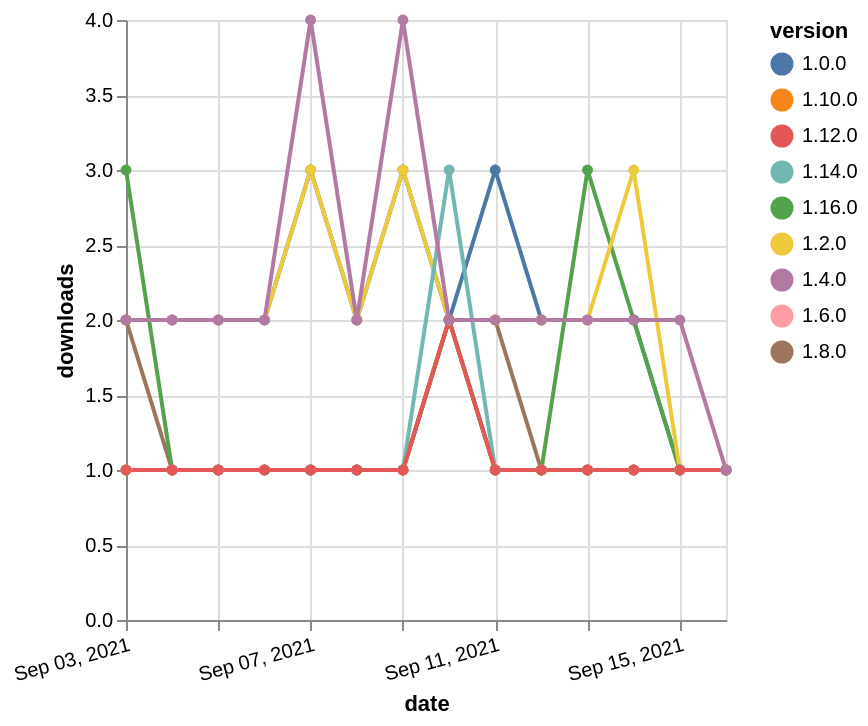

Write a Vega-Lite specification for this figure.
### Vega-Lite specification from a JSON file in a GitHub repository (floating-point values rounded to 4 significant figures)
{"$schema": "https://vega.github.io/schema/vega-lite/v5.json", "description": "A simple bar chart with embedded data.", "data": {"values": [{"date": "2021-09-03", "total": 253, "delta": 1, "version": "1.6.0"}, {"date": "2021-09-04", "total": 254, "delta": 1, "version": "1.6.0"}, {"date": "2021-09-05", "total": 255, "delta": 1, "version": "1.6.0"}, {"date": "2021-09-06", "total": 256, "delta": 1, "version": "1.6.0"}, {"date": "2021-09-07", "total": 257, "delta": 1, "version": "1.6.0"}, {"date": "2021-09-08", "total": 258, "delta": 1, "version": "1.6.0"}, {"date": "2021-09-09", "total": 259, "delta": 1, "version": "1.6.0"}, {"date": "2021-09-10", "total": 261, "delta": 2, "version": "1.6.0"}, {"date": "2021-09-11", "total": 262, "delta": 1, "version": "1.6.0"}, {"date": "2021-09-12", "total": 263, "delta": 1, "version": "1.6.0"}, {"date": "2021-09-13", "total": 264, "delta": 1, "version": "1.6.0"}, {"date": "2021-09-14", "total": 265, "delta": 1, "version": "1.6.0"}, {"date": "2021-09-15", "total": 266, "delta": 1, "version": "1.6.0"}, {"date": "2021-09-16", "total": 267, "delta": 1, "version": "1.6.0"}, {"date": "2021-09-03", "total": 220, "delta": 2, "version": "1.8.0"}, {"date": "2021-09-04", "total": 221, "delta": 1, "version": "1.8.0"}, {"date": "2021-09-05", "total": 222, "delta": 1, "version": "1.8.0"}, {"date": "2021-09-06", "total": 223, "delta": 1, "version": "1.8.0"}, {"date": "2021-09-07", "total": 224, "delta": 1, "version": "1.8.0"}, {"date": "2021-09-08", "total": 225, "delta": 1, "version": "1.8.0"}, {"date": "2021-09-09", "total": 226, "delta": 1, "version": "1.8.0"}, {"date": "2021-09-10", "total": 228, "delta": 2, "version": "1.8.0"}, {"date": "2021-09-11", "total": 230, "delta": 2, "version": "1.8.0"}, {"date": "2021-09-12", "total": 231, "delta": 1, "version": "1.8.0"}, {"date": "2021-09-13", "total": 232, "delta": 1, "version": "1.8.0"}, {"date": "2021-09-14", "total": 233, "delta": 1, "version": "1.8.0"}, {"date": "2021-09-15", "total": 234, "delta": 1, "version": "1.8.0"}, {"date": "2021-09-16", "total": 235, "delta": 1, "version": "1.8.0"}, {"date": "2021-09-03", "total": 192, "delta": 1, "version": "1.10.0"}, {"date": "2021-09-04", "total": 193, "delta": 1, "version": "1.10.0"}, {"date": "2021-09-05", "total": 194, "delta": 1, "version": "1.10.0"}, {"date": "2021-09-06", "total": 195, "delta": 1, "version": "1.10.0"}, {"date": "2021-09-07", "total": 196, "delta": 1, "version": "1.10.0"}, {"date": "2021-09-08", "total": 197, "delta": 1, "version": "1.10.0"}, {"date": "2021-09-09", "total": 198, "delta": 1, "version": "1.10.0"}, {"date": "2021-09-10", "total": 200, "delta": 2, "version": "1.10.0"}, {"date": "2021-09-11", "total": 201, "delta": 1, "version": "1.10.0"}, {"date": "2021-09-12", "total": 202, "delta": 1, "version": "1.10.0"}, {"date": "2021-09-13", "total": 203, "delta": 1, "version": "1.10.0"}, {"date": "2021-09-14", "total": 204, "delta": 1, "version": "1.10.0"}, {"date": "2021-09-15", "total": 205, "delta": 1, "version": "1.10.0"}, {"date": "2021-09-16", "total": 206, "delta": 1, "version": "1.10.0"}, {"date": "2021-09-03", "total": 2605, "delta": 2, "version": "1.0.0"}, {"date": "2021-09-04", "total": 2607, "delta": 2, "version": "1.0.0"}, {"date": "2021-09-05", "total": 2609, "delta": 2, "version": "1.0.0"}, {"date": "2021-09-06", "total": 2611, "delta": 2, "version": "1.0.0"}, {"date": "2021-09-07", "total": 2614, "delta": 3, "version": "1.0.0"}, {"date": "2021-09-08", "total": 2616, "delta": 2, "version": "1.0.0"}, {"date": "2021-09-09", "total": 2619, "delta": 3, "version": "1.0.0"}, {"date": "2021-09-10", "total": 2621, "delta": 2, "version": "1.0.0"}, {"date": "2021-09-11", "total": 2624, "delta": 3, "version": "1.0.0"}, {"date": "2021-09-12", "total": 2626, "delta": 2, "version": "1.0.0"}, {"date": "2021-09-13", "total": 2628, "delta": 2, "version": "1.0.0"}, {"date": "2021-09-14", "total": 2630, "delta": 2, "version": "1.0.0"}, {"date": "2021-09-15", "total": 2631, "delta": 1, "version": "1.0.0"}, {"date": "2021-09-16", "total": 2632, "delta": 1, "version": "1.0.0"}, {"date": "2021-09-03", "total": 126, "delta": 3, "version": "1.16.0"}, {"date": "2021-09-04", "total": 127, "delta": 1, "version": "1.16.0"}, {"date": "2021-09-05", "total": 128, "delta": 1, "version": "1.16.0"}, {"date": "2021-09-06", "total": 129, "delta": 1, "version": "1.16.0"}, {"date": "2021-09-07", "total": 130, "delta": 1, "version": "1.16.0"}, {"date": "2021-09-08", "total": 131, "delta": 1, "version": "1.16.0"}, {"date": "2021-09-09", "total": 132, "delta": 1, "version": "1.16.0"}, {"date": "2021-09-10", "total": 134, "delta": 2, "version": "1.16.0"}, {"date": "2021-09-11", "total": 135, "delta": 1, "version": "1.16.0"}, {"date": "2021-09-12", "total": 136, "delta": 1, "version": "1.16.0"}, {"date": "2021-09-13", "total": 139, "delta": 3, "version": "1.16.0"}, {"date": "2021-09-14", "total": 141, "delta": 2, "version": "1.16.0"}, {"date": "2021-09-15", "total": 142, "delta": 1, "version": "1.16.0"}, {"date": "2021-09-16", "total": 143, "delta": 1, "version": "1.16.0"}, {"date": "2021-09-03", "total": 2572, "delta": 2, "version": "1.2.0"}, {"date": "2021-09-04", "total": 2574, "delta": 2, "version": "1.2.0"}, {"date": "2021-09-05", "total": 2576, "delta": 2, "version": "1.2.0"}, {"date": "2021-09-06", "total": 2578, "delta": 2, "version": "1.2.0"}, {"date": "2021-09-07", "total": 2581, "delta": 3, "version": "1.2.0"}, {"date": "2021-09-08", "total": 2583, "delta": 2, "version": "1.2.0"}, {"date": "2021-09-09", "total": 2586, "delta": 3, "version": "1.2.0"}, {"date": "2021-09-10", "total": 2588, "delta": 2, "version": "1.2.0"}, {"date": "2021-09-11", "total": 2590, "delta": 2, "version": "1.2.0"}, {"date": "2021-09-12", "total": 2592, "delta": 2, "version": "1.2.0"}, {"date": "2021-09-13", "total": 2594, "delta": 2, "version": "1.2.0"}, {"date": "2021-09-14", "total": 2597, "delta": 3, "version": "1.2.0"}, {"date": "2021-09-15", "total": 2598, "delta": 1, "version": "1.2.0"}, {"date": "2021-09-16", "total": 2599, "delta": 1, "version": "1.2.0"}, {"date": "2021-09-03", "total": 189, "delta": 1, "version": "1.14.0"}, {"date": "2021-09-04", "total": 190, "delta": 1, "version": "1.14.0"}, {"date": "2021-09-05", "total": 191, "delta": 1, "version": "1.14.0"}, {"date": "2021-09-06", "total": 192, "delta": 1, "version": "1.14.0"}, {"date": "2021-09-07", "total": 193, "delta": 1, "version": "1.14.0"}, {"date": "2021-09-08", "total": 194, "delta": 1, "version": "1.14.0"}, {"date": "2021-09-09", "total": 195, "delta": 1, "version": "1.14.0"}, {"date": "2021-09-10", "total": 198, "delta": 3, "version": "1.14.0"}, {"date": "2021-09-11", "total": 199, "delta": 1, "version": "1.14.0"}, {"date": "2021-09-12", "total": 200, "delta": 1, "version": "1.14.0"}, {"date": "2021-09-13", "total": 201, "delta": 1, "version": "1.14.0"}, {"date": "2021-09-14", "total": 202, "delta": 1, "version": "1.14.0"}, {"date": "2021-09-15", "total": 203, "delta": 1, "version": "1.14.0"}, {"date": "2021-09-16", "total": 204, "delta": 1, "version": "1.14.0"}, {"date": "2021-09-03", "total": 166, "delta": 1, "version": "1.12.0"}, {"date": "2021-09-04", "total": 167, "delta": 1, "version": "1.12.0"}, {"date": "2021-09-05", "total": 168, "delta": 1, "version": "1.12.0"}, {"date": "2021-09-06", "total": 169, "delta": 1, "version": "1.12.0"}, {"date": "2021-09-07", "total": 170, "delta": 1, "version": "1.12.0"}, {"date": "2021-09-08", "total": 171, "delta": 1, "version": "1.12.0"}, {"date": "2021-09-09", "total": 172, "delta": 1, "version": "1.12.0"}, {"date": "2021-09-10", "total": 174, "delta": 2, "version": "1.12.0"}, {"date": "2021-09-11", "total": 175, "delta": 1, "version": "1.12.0"}, {"date": "2021-09-12", "total": 176, "delta": 1, "version": "1.12.0"}, {"date": "2021-09-13", "total": 177, "delta": 1, "version": "1.12.0"}, {"date": "2021-09-14", "total": 178, "delta": 1, "version": "1.12.0"}, {"date": "2021-09-15", "total": 179, "delta": 1, "version": "1.12.0"}, {"date": "2021-09-16", "total": 180, "delta": 1, "version": "1.12.0"}, {"date": "2021-09-03", "total": 2444, "delta": 2, "version": "1.4.0"}, {"date": "2021-09-04", "total": 2446, "delta": 2, "version": "1.4.0"}, {"date": "2021-09-05", "total": 2448, "delta": 2, "version": "1.4.0"}, {"date": "2021-09-06", "total": 2450, "delta": 2, "version": "1.4.0"}, {"date": "2021-09-07", "total": 2454, "delta": 4, "version": "1.4.0"}, {"date": "2021-09-08", "total": 2456, "delta": 2, "version": "1.4.0"}, {"date": "2021-09-09", "total": 2460, "delta": 4, "version": "1.4.0"}, {"date": "2021-09-10", "total": 2462, "delta": 2, "version": "1.4.0"}, {"date": "2021-09-11", "total": 2464, "delta": 2, "version": "1.4.0"}, {"date": "2021-09-12", "total": 2466, "delta": 2, "version": "1.4.0"}, {"date": "2021-09-13", "total": 2468, "delta": 2, "version": "1.4.0"}, {"date": "2021-09-14", "total": 2470, "delta": 2, "version": "1.4.0"}, {"date": "2021-09-15", "total": 2472, "delta": 2, "version": "1.4.0"}, {"date": "2021-09-16", "total": 2473, "delta": 1, "version": "1.4.0"}]}, "width": "container", "mark": {"type": "line", "point": {"filled": true}}, "encoding": {"x": {"field": "date", "type": "temporal", "timeUnit": "yearmonthdate", "title": "date", "axis": {"labelAngle": -15}}, "y": {"field": "delta", "type": "quantitative", "title": "downloads"}, "color": {"field": "version", "type": "nominal"}, "tooltip": {"field": "delta"}}}
